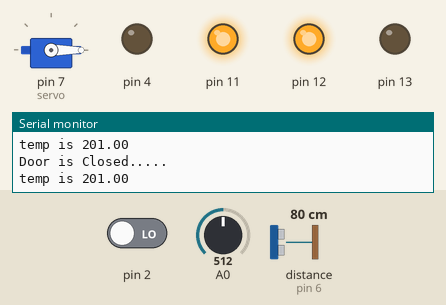
The sketch below on a simulated Arduino Uno, built with avr-gcc and run on an emulated ATmega328P. Shown: servo, output pins drawn as LEDs (lit = HIGH), the last lines printed to the serial monitor. Inputs (shaded band) come from the test bench; at power-on: distance to the obstacle (sensor on pin 6) 80 cm, A0 = 512, pin 2 LOW. The echo pulse lasts 58.3 µs per cm.

Above: at 3.8 s.
3.9 s: distance to the obstacle (sensor on pin 6) set to 33 cm
7.8 s: distance to the obstacle (sensor on pin 6) set to 26 cm
At 9.7 s:
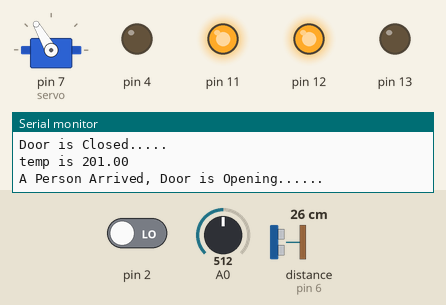
11.7 s: A0 set to 150
19.4 s: A0 set to 130
At 24.9 s:
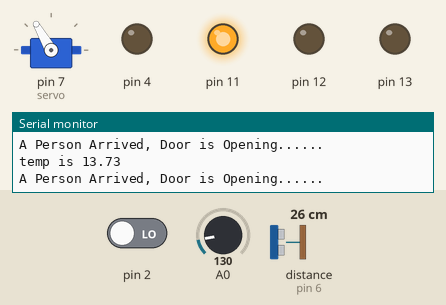
25.5 s: pin 2 driven HIGH
At 26.5 s:
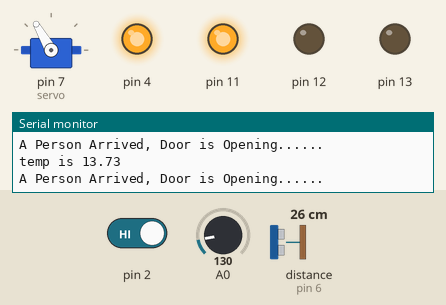
29.4 s: distance to the obstacle (sensor on pin 6) set to 35 cm
At 32.4 s:
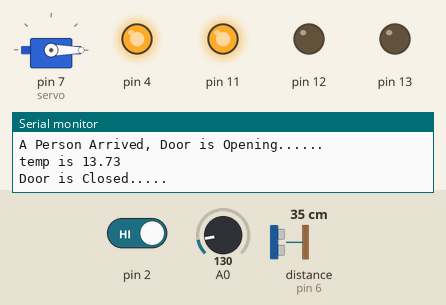
Timing chart, 0 to 33.9 s (numbered marks = the images above; inputs shaded):
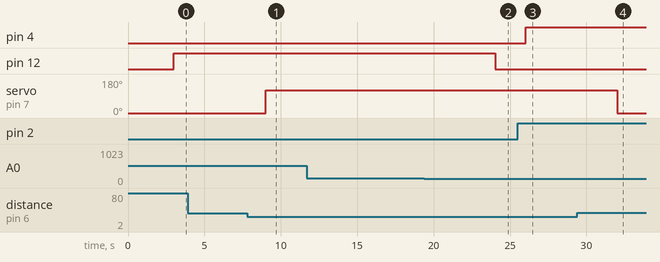

The sketch:

home_automation_by_fantastic_four1.ino
```cpp
#include<Servo.h>
int us = 6;
int servo = 7;

Servo servo1;

void setup() {
  Serial.begin(9600);
  servo1.attach(servo);
  pinMode(2,INPUT);
  pinMode(4,OUTPUT);
  pinMode(11,OUTPUT);
  pinMode(12,OUTPUT);
  pinMode(13,OUTPUT);
  pinMode(A0,INPUT);
  digitalWrite(2,LOW);
  digitalWrite(11,HIGH);

}

void loop() {

  long duration, inches, cm;

  pinMode(us, OUTPUT);
  digitalWrite(us, LOW);
  delayMicroseconds(2);
  digitalWrite(us, HIGH);
  delayMicroseconds(5);
  digitalWrite(us, LOW);


  pinMode(us, INPUT);
  duration = pulseIn(us, HIGH);


  inches = microsecondsToInches(duration);
  cm = microsecondsToCentimeters(duration);


  servo1.write(0);

  if(cm < 30)
  {
    servo1.write(120);
    Serial.println("A Person Arrived, Door is Opening......");
    delay(2000);
  }
  else
  {
    servo1.write(0);
    Serial.println("Door is Closed.....");
  }


  int pir = digitalRead(2);

  if(pir == HIGH)
  {
    digitalWrite(4,HIGH);
    delay(3000);
  }
  else if(pir == LOW)
  {
    digitalWrite(4,LOW);
  }

  float value=analogRead(A0);
  float temp=(((value/1024)*5.0199)-0.5)*100;


  Serial.print("temp is ");
  Serial.println(temp);
  delay(3000);


  if(temp > 20)
  {
    digitalWrite(12,HIGH);
    digitalWrite(13,LOW);
  }
  else
  {
    digitalWrite(12,LOW);
    digitalWrite(13,LOW);
  }
}

long microsecondsToInches(long microseconds) {
  return microseconds / 74 / 2;
}

long microsecondsToCentimeters(long microseconds) {
  return microseconds / 29 / 2;
}
```

Measured:
- the behaviour switches between 30 and 29 cm on distance to the obstacle (sensor on pin 6) (found by bisection; images 0 and 1)
- the behaviour switches between 143 and 142 on A0 (found by bisection; images 1 and 2)
- after the input at 7.8 s, servo on pin 7 (servo): 0° → 120° after 1.2 s
- after the input at 19.4 s, pin 12: HIGH → LOW after 4.6 s
- after the input at 25.5 s, pin 4: LOW → HIGH after 0.53 s
- after the input at 29.4 s, servo on pin 7 (servo): 120° → 0° after 2.6 s
